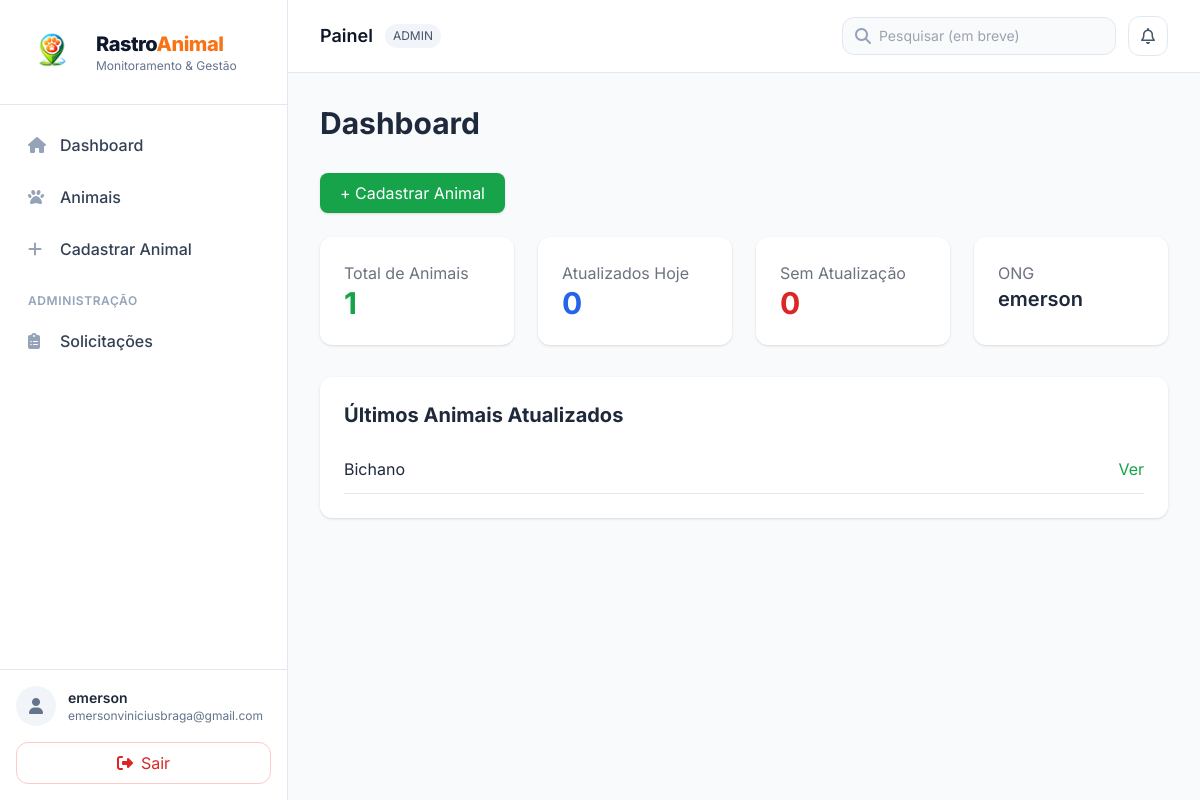
Page / (signed in) on the earlier database version.
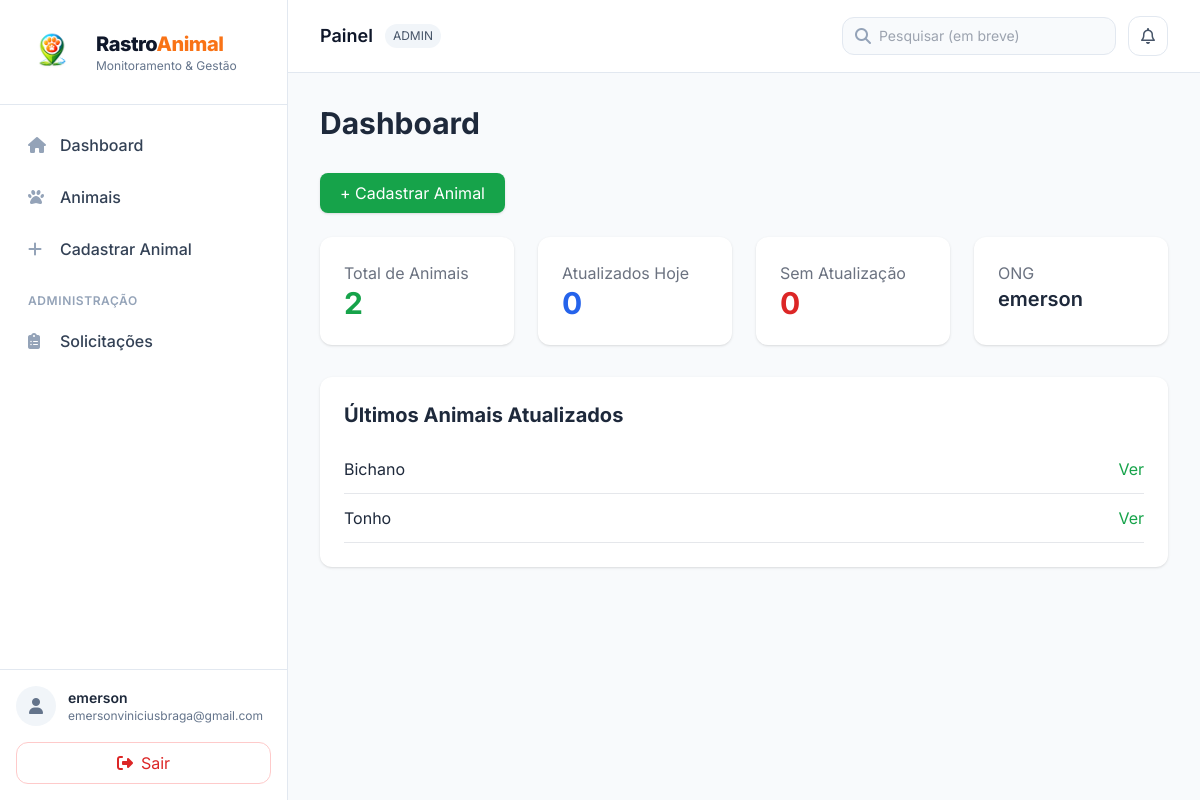
Same page on the later database version.
### animals/models.py (models this page shows, shortened)
class Animal(models.Model):
    nome = models.CharField(max_length=100)
    especie = models.CharField(max_length=50)
    raca = models.CharField(max_length=50)
    responsavel = models.ForeignKey(
        User,
        on_delete=models.CASCADE,
        related_name="animais"
    )
    foto = models.ImageField(
        upload_to='animais/',
        blank=True,
        null=True
    )
    qr_code = models.ImageField(
        upload_to='qrcodes/',
        blank=True,
        null=True
    )

### animals/views.py (the view)
# urls.py: path("", views.dashboard, name="dashboard"),
@login_required
def dashboard(request):
    perfil = get_perfil(request.user)
    if perfil.tipo == "ADMIN":
        animais_qs = Animal.objects.all()
    elif perfil.tipo in ["ONG", "PROTETOR"]:
        animais_qs = Animal.objects.filter(responsavel=request.user)
    else:
        animais_qs = Animal.objects.all()
    total_animais = animais_qs.count()
    ong_nome = request.user.username
    hoje = timezone.localdate()
    atualizados_hoje = (
        Localizacao.objects
        .filter(animal__in=animais_qs, data__date=hoje)
        .values("animal_id")
        .distinct()
        .count()
    )
    limite = timezone.now() - timedelta(days=7)
    animais_com_ultima = (
        animais_qs
        .annotate(ultima_localizacao=Max("localizacoes__data"))
    )
    sem_atualizacao = (
        animais_com_ultima
        .filter(ultima_localizacao__lt=limite)  # atualizou faz mais de 7 dias
        .count()
        +
        animais_com_ultima
        .filter(ultima_localizacao__isnull=True)  # nunca atualizou
        .count()
    )
    ultimos_animais = (
        animais_qs
        .annotate(ultima_localizacao=Max("localizacoes__data"))
        .filter(ultima_localizacao__isnull=False)
        .order_by("-ultima_localizacao")[:10]
    )
    total_localizacoes = Localizacao.objects.filter(animal__in=animais_qs).count()
    return render(request, "dashboard.html", {
        "perfil": perfil,
        "animais": animais_qs,
        "total_animais": total_animais,
        "total_localizacoes": total_localizacoes,
        "atualizados_hoje": atualizados_hoje,
        "sem_atualizacao": sem_atualizacao,
        "ong_nome": ong_nome,
        "ultimos_animais": ultimos_animais,
    })

### animals/views.py (called while the page is built)
def get_perfil(user):
    perfil, _ = Perfil.objects.get_or_create(user=user, defaults={"tipo": "COMUM"})
    return perfil

### animals/templates/dashboard.html (shortened to what this page needs)
{% extends "base.html" %}
{% block content %}
<h1 class="text-3xl font-bold mb-8">Dashboard</h1>
{% if perfil.tipo == "ADMIN" or perfil.tipo == "ONG" or perfil.tipo == "PROTETOR" %}
  <div class="mb-6">
    <a href="{% url 'animal_create' %}"
       class="inline-flex items-center gap-2 bg-green-600 text-white px-5 py-2 rounded-lg shadow hover:bg-green-700 transition">
      + Cadastrar Animal
    </a>
  </div>
{% endif %}
<div class="grid grid-cols-4 gap-6 mb-8">
    <div class="bg-white p-6 rounded-xl shadow">
        <p class="text-gray-500">Total de Animais</p>
        <h2 class="text-3xl font-bold text-green-600">{{ total_animais }}</h2>
    </div>
    <div class="bg-white p-6 rounded-xl shadow">
        <p class="text-gray-500">Atualizados Hoje</p>
        <h2 class="text-3xl font-bold text-blue-600">{{ atualizados_hoje }}</h2>
    </div>
    <div class="bg-white p-6 rounded-xl shadow">
        <p class="text-gray-500">Sem Atualização</p>
        <h2 class="text-3xl font-bold text-red-600">{{ sem_atualizacao }}</h2>
    </div>
    <div class="bg-white p-6 rounded-xl shadow">
        <p class="text-gray-500">ONG</p>
        <h2 class="text-xl font-semibold">{{ ong_nome }}</h2>
    </div>
</div>
<div class="bg-white p-6 rounded-xl shadow">
    <h2 class="text-xl font-bold mb-4">Últimos Animais Atualizados</h2>
    <ul>
        {% for animal in ultimos_animais %}
            <li class="border-b py-3 flex justify-between">
                <span>{{ animal.nome }}</span>
                <a href="{% url 'animal_detail' animal.id %}" class="text-green-600">Ver</a>
            </li>
        {% endfor %}
    </ul>
</div>
{% endblock %}

Differences in the rows shown:
added Animal: nome "Tonho"
Other differences:
{{ total_animais }}: "1" → "2"
